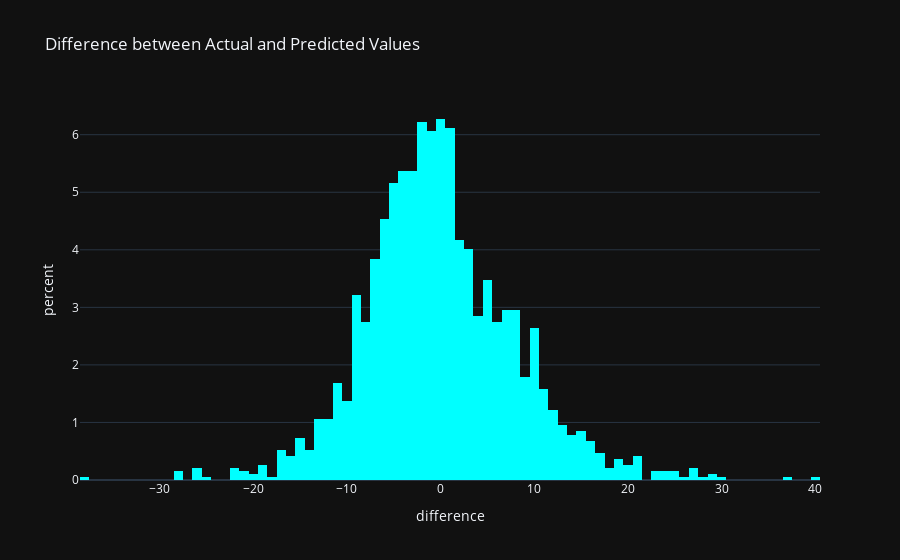

This figure's notebook cell:
### Code cell
# Calculate the range of differences
min_diff = df['difference'].min()
max_diff = df['difference'].max()

# Create bin edges that ensure each bin represents one exact value
bin_edges = np.arange(min_diff, max_diff + 1, 1)

# Round the difference values to the nearest integer
df['difference'] = np.round(df['difference'])

# Create the histogram
fig = px.histogram(df, 
                   x='difference', 
                   title='Difference between Actual and Predicted Values', 
                   color_discrete_sequence=['aqua','hotpink'],
                   histnorm='percent')

# Save legend title
fig.update_layout(legend_title_text='Over 21')

# Apply dark theme
fig.update_layout(template='plotly_dark')

# Save the figure
fig.write_image('../pics/difference.png')

# Show the figure
fig.show()

### Figure 1 — Plotly figure (JSON) as saved in the notebook; plotly's stock layout.template omitted (floating-point values rounded to 4 significant figures; data arrays with more than 128 entries replaced by an {"elided": "..."} marker saying what was removed)
{"data": [{"alignmentgroup": "True", "bingroup": "x", "histnorm": "percent", "hovertemplate": "difference=%{x}<br>percent=%{y}<extra></extra>", "legendgroup": "", "marker": {"color": "aqua", "pattern": {"shape": ""}}, "name": "", "offsetgroup": "", "orientation": "v", "showlegend": false, "type": "histogram", "x": {"elided": "1897 int values"}, "xaxis": "x", "yaxis": "y"}], "layout": {"barmode": "relative", "legend": {"title": {"text": "Over 21"}, "tracegroupgap": 0}, "title": {"text": "Difference between Actual and Predicted Values"}, "xaxis": {"anchor": "y", "domain": [0, 1], "title": {"text": "difference"}}, "yaxis": {"anchor": "x", "domain": [0, 1], "title": {"text": "percent"}}}}
